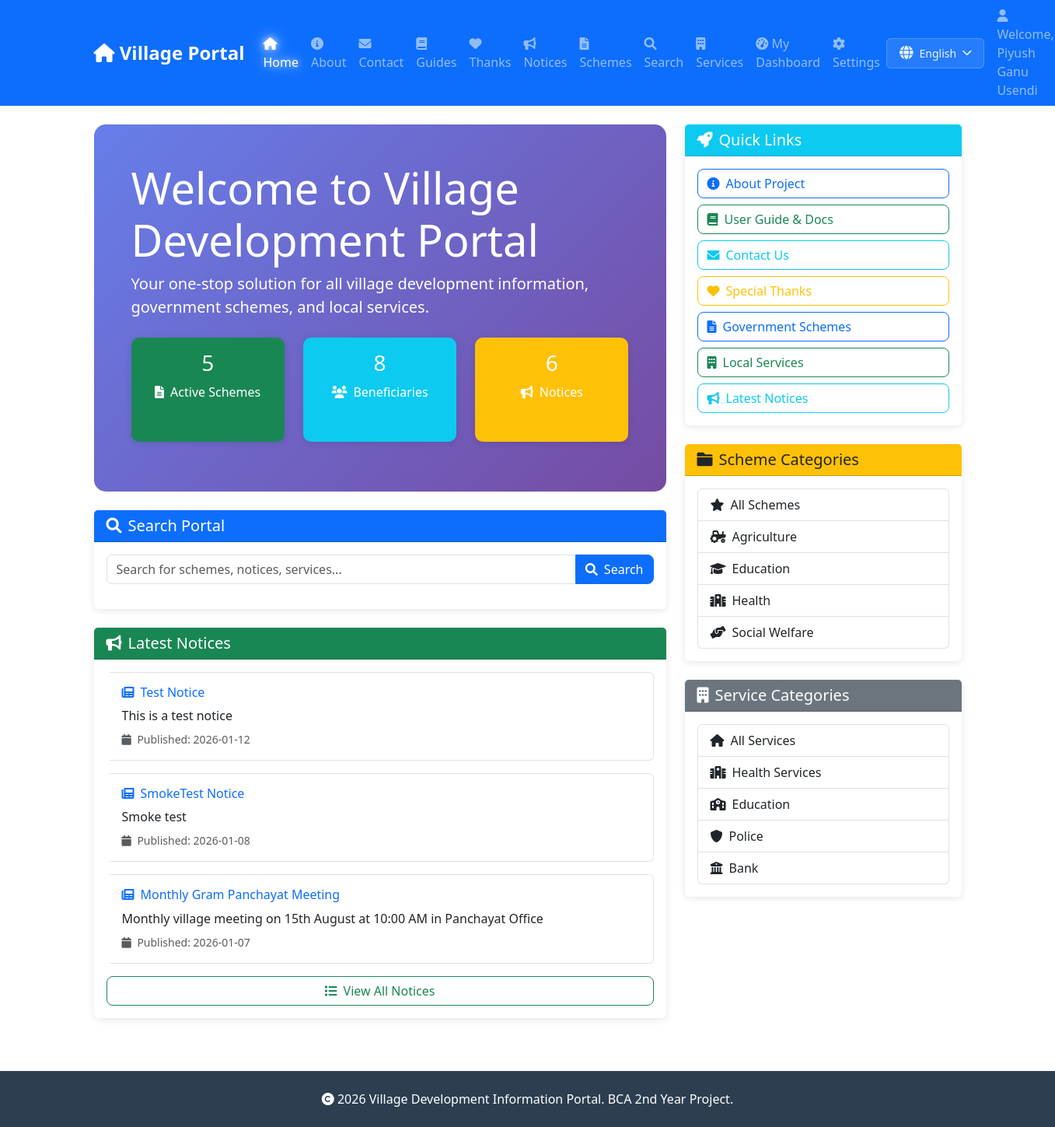
The app's page / (signed in), older data.
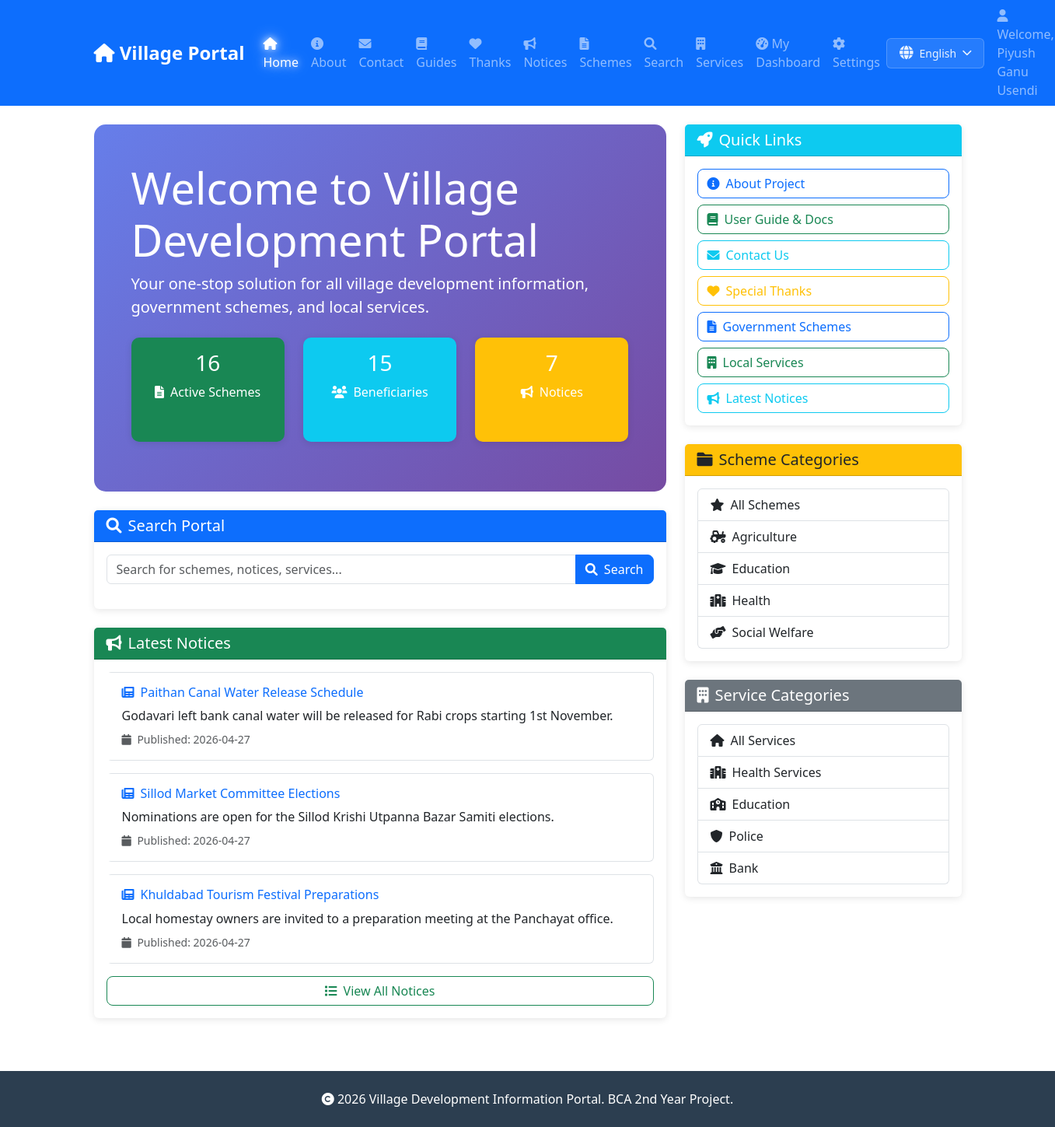
The same page, newer data.
### tables this page shows
CREATE TABLE notices (
            id INTEGER PRIMARY KEY AUTOINCREMENT,
            title TEXT NOT NULL,
            description TEXT,
            publish_date TIMESTAMP DEFAULT CURRENT_TIMESTAMP,
            valid_until TIMESTAMP,
            attachment_url TEXT,
            created_by INTEGER
        , scheme_id INTEGER);

### app.py (the view)
@app.route('/')
@login_required
def index():
    conn = get_db()
    cursor = conn.cursor()
    cursor.execute('SELECT COUNT(*) as count FROM schemes')
    schemes_count = cursor.fetchone()['count']
    cursor.execute('SELECT COUNT(*) as count FROM beneficiaries')
    beneficiaries_count = cursor.fetchone()['count']
    cursor.execute('SELECT COUNT(*) as count FROM notices')
    notices_count = cursor.fetchone()['count']
    cursor.execute('SELECT * FROM notices ORDER BY publish_date DESC LIMIT 3')
    latest_notices = cursor.fetchall()
    conn.close()
    return render_template('index.html',
                         schemes_count=schemes_count,
                         beneficiaries_count=beneficiaries_count,
                         notices_count=notices_count,
                         latest_notices=latest_notices)

### app.py (called while the page is built)
def get_db():
    db_path = app.config.get('DATABASE', 'database.db')
    conn = sqlite3.connect(db_path)
    conn.row_factory = sqlite3.Row
    return conn

@login_manager.user_loader
def load_user(user_id):
    conn = get_db()
    cursor = conn.cursor()
    cursor.execute('SELECT * FROM users WHERE id = ?', (user_id,))
    user = cursor.fetchone()
    conn.close()
    if user:
        return User(user['id'], user['name'], user['email'], user['role'], dict(user).get('location'))
    return None

### templates/index.html (shortened to what the changed rows need)
{% extends "base.html" %}
{% block content %}
<div class="row">
    <div class="col-md-8">
        <div class="jumbotron p-5 mb-4">
            <h1 class="display-4">Welcome to Village Development Portal</h1>
            <div class="row text-center mt-4">
                <div class="col-md-4 mb-3">
                    <a href="/schemes" style="text-decoration: none; cursor: pointer;">
                        <div class="card stats-card bg-success h-100 transition-hover"
                            style="transition: all 0.3s ease;">
                            <div class="card-body">
                                <h3>{{ schemes_count }}</h3>
                                <p><i class="fas fa-file-alt me-2"></i>Active Schemes</p>
                            </div>
                        </div>
                    </a>
                </div>
                <div class="col-md-4 mb-3">
                    <a href="/beneficiaries" style="text-decoration: none; cursor: pointer;">
                        <div class="card stats-card bg-info h-100 transition-hover" style="transition: all 0.3s ease;">
                            <div class="card-body">
                                <h3>{{ beneficiaries_count }}</h3>
                                <p><i class="fas fa-users me-2"></i>Beneficiaries</p>
                            </div>
                        </div>
                    </a>
                </div>
                <div class="col-md-4 mb-3">
                    <a href="/notices" style="text-decoration: none; cursor: pointer;">
                        <div class="card stats-card bg-warning h-100 transition-hover"
                            style="transition: all 0.3s ease;">
                            <div class="card-body">
                                <h3>{{ notices_count }}</h3>
                                <p><i class="fas fa-bullhorn me-2"></i>Notices</p>
                            </div>
                        </div>
                    </a>
                </div>
            </div>
        </div>
        <div class="card">
            <div class="card-body">
                {% if latest_notices %}
                {% for notice in latest_notices %}
                <a href="{{ url_for('notice_detail', notice_id=notice.id) }}"
                    style="text-decoration: none; color: inherit;">
                    <div class="mb-3 p-3 border rounded notice-item transition-hover"
                        style="cursor: pointer; transition: all 0.3s ease;">
                        <h6 class="text-primary mb-2">
                            <i class="fas fa-newspaper me-2"></i>{{ notice.title }}
                        </h6>
                        <p class="mb-2 text-dark">{{ notice.description[:100] }}</p>
                        <div class="d-flex justify-content-between align-items-center">
                            <small class="text-muted">
                                <i class="fas fa-calendar me-1"></i>
                                Published: {{ notice.publish_date[:10] }}
                            </small>
                        </div>
                    </div>
                </a>
                {% endfor %}
                {% else %}
                <p class="text-muted text-center">
                    <i class="fas fa-info-circle me-2"></i>No notices available at the moment.
                </p>
                {% endif %}
            </div>
        </div>
    </div>
</div>
{% endblock %}

Row changes from the older to the newer data that the page shows:
no longer on this page (row unchanged): notices: title "Test Notice", description "This is a test notice", publish_date "2026-01-12"
no longer on this page (row unchanged): notices: title "SmokeTest Notice", description "Smoke test", publish_date "2026-01-08"
removed notices: title "Monthly Gram Panchayat Meeting", description "Monthly village meeting on 15th August at 10:00 AM in Panchayat Office", publish_date "2026-01-07"
added notices: title "Paithan Canal Water Release Schedule", description "Godavari left bank canal water will be released for Rabi crops starting 1st November.", publish_date "2026-04-27"
added notices: title "Sillod Market Committee Elections", description "Nominations are open for the Sillod Krishi Utpanna Bazar Samiti elections.", publish_date "2026-04-27"
added notices: title "Khuldabad Tourism Festival Preparations", description "Local homestay owners are invited to a preparation meeting at the Panchayat office.", publish_date "2026-04-27"
Text that changed along with them:
{{ schemes_count }}: "5" → "16"
{{ beneficiaries_count }}: "8" → "15"
{{ notices_count }}: "6" → "7"
